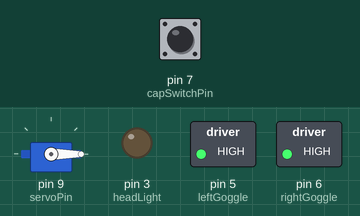
Simulated run of this sketch. Board: Arduino Nano, built with avr-gcc and run on an emulated ATmega328P. Shown: servo, switched loads named in the sketch (green lamp = pin HIGH), output pins drawn as LEDs (lit = HIGH). Inputs (shaded band) come from the test bench; at power-on: pin 7 (capSwitchPin) LOW.

Above: at 1.2 s.
1.3 s: pin 7 (capSwitchPin) pulled HIGH for 0.15 s
At 2.37 s:
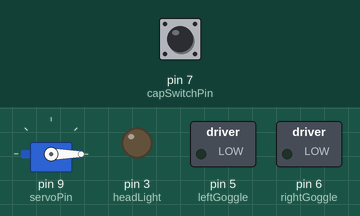
At 4.5 s:
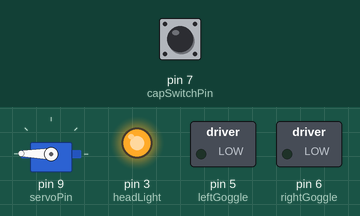
Timing chart, 0 to 14.3 s (numbered marks = the images above; inputs shaded):
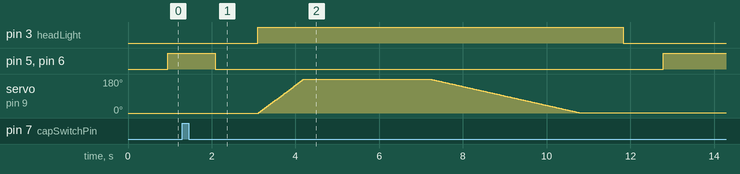

Measured:
- after the input at 1.3 s, pin 3 (headLight): LOW → HIGH after 1.8 s, → LOW 8.7 s later; servo on pin 9 (servoPin): rises from 0° to 180° in 4.1 s, then falls to 1° in 3.6 s

The sketch:

HauntedSteampunkHat.ino
```cpp
/*
Haunted Steampunk Hat - lifts the lid and eyes peek out

Normal processing lights the eyes, blinking them periodically.

The momentary touch switch activates an interrupt, setting
a boolean which is tested in the main loop.  When the boolean
is set, it activates a routine to extinguish the eye lights,
light the head lamp, raise the hat lid of the hat exposing
the googly eyes, lower the lid, extinguish the head lamp,
and re-enable the interrupt.

For Arduino Nano

*/

#include <Servo.h>
#include <EnableInterrupt.h>

int headLight = 3;
int leftGoggle = 5;
int rightGoggle = 6;
int capSwitchPin = 7;
int servoPin = 9;

int headLightBrightness = 0;
bool peekRequest = false;

#define LIGHT_RAMP_DELAY    4   //  adjust this delay to change the speed the headLight lights and extinguishes
#define SERVO_RAMP_OPEN_DELAY    6  //  adjust this delay to change the speed with which the hat lid is raised or lowered
#define SERVO_RAMP_CLOSE_DELAY    20  //  adjust this delay to change the speed with which the hat lid is raised or lowered
#define EYES_OPEN_DELAY   3000  //  adjust this delay to change how long the had lid is in the raised position
#define GOGGLES_LIGHT_RAMP_DELAY 3   //  adjust this delay to change the time it takes for the goggle lights ramp up or down
#define GOGGLES_LIGHT_ON_MAX  150    //  number of loops the goggle lights stay on
#define GOGGLES_LIGHT_OFF_MAX  5     //  number of loops the goggle lights stay off (when "blinking")
#define GOGGLES_LIGHT_DELAY 30       //  loop delay when goggle lights are on or off

enum     gogglesLightState_t {gogglesLightOff = 0, gogglesLightIncreasing = 1, gogglesLightOn = 2, gogglesLightDecreasing = 3};
gogglesLightState_t gogglesLightState = gogglesLightOff;
int gogglesLightDelayCount = 0;

Servo servo;

int servoAngle = 0;   // servo position in degrees

void rampLight (int upDown);
void goggleLightsOut (void);

 void interruptFunction() {
  disableInterrupt(capSwitchPin);
  peekRequest = true;
}

void setup()
{
  Serial.begin(9600);
  servo.attach(servoPin);
  servo.write(0);
  pinMode(headLight, OUTPUT);
  pinMode(leftGoggle, OUTPUT);
  pinMode(rightGoggle, OUTPUT);
  pinMode(capSwitchPin, INPUT);
  enableInterrupt(capSwitchPin, interruptFunction, HIGH);
}


void loop()
{
//control the servo's direction and the position of the motor
switch (gogglesLightState) {
  case gogglesLightOff:
    gogglesLightDelayCount++;
    analogWrite(rightGoggle, 0);
    analogWrite(leftGoggle, 0);
    delay(GOGGLES_LIGHT_DELAY);
    if (gogglesLightDelayCount > GOGGLES_LIGHT_OFF_MAX) {
      gogglesLightState = gogglesLightIncreasing;
    }
    break;
  case gogglesLightIncreasing:
    for (int ndx = 0; ndx < 255; ndx++) {
      delay(GOGGLES_LIGHT_RAMP_DELAY);
      analogWrite(rightGoggle, ndx);
      analogWrite(leftGoggle, ndx);
    }
    gogglesLightDelayCount = 0;
    gogglesLightState = gogglesLightOn;
    break;
  case gogglesLightOn:
    gogglesLightDelayCount++;
    analogWrite(rightGoggle, 255);
    analogWrite(leftGoggle, 255);
    delay(GOGGLES_LIGHT_DELAY);
    if (gogglesLightDelayCount > GOGGLES_LIGHT_ON_MAX) {
      gogglesLightState = gogglesLightDecreasing;
    }
    break;
  case gogglesLightDecreasing:
      goggleLightsOut();
    break;
    default:
    break;
  }
  if (peekRequest) {
    switch (gogglesLightState) {
      case gogglesLightOff:
        gogglesLightDelayCount = 0;
      break;
      case gogglesLightIncreasing:
      case gogglesLightOn:
      case gogglesLightDecreasing:
        goggleLightsOut();
      break;
      default:
      break;
    }
    rampLight (1);

    for(servoAngle = 0; servoAngle < 180; servoAngle++)  //move the micro servo from 0 degrees to 180 degrees
    {
      servo.write(servoAngle);
      delay(SERVO_RAMP_OPEN_DELAY);
    }
    delay(EYES_OPEN_DELAY);
    for(servoAngle = 180; servoAngle > 0; servoAngle--)  //now move back the micro servo from 0 degrees to 180 degrees
    {
      servo.write(servoAngle);
      delay(SERVO_RAMP_CLOSE_DELAY);
    }
    rampLight (-1);
    peekRequest = false;
    enableInterrupt(capSwitchPin, interruptFunction, HIGH);
  }
  //end control the servo's speed
}

void rampLight (int upDown) {
  for (int ndx = 0; ndx < 255; ndx++) {
    headLightBrightness += upDown;
    delay(LIGHT_RAMP_DELAY);
    analogWrite(headLight, headLightBrightness);
  }
}

void goggleLightsOut (void) {
  for (int ndx = 255; ndx > 0; ndx--) {
    delay(GOGGLES_LIGHT_RAMP_DELAY);
    analogWrite(rightGoggle, ndx);
    analogWrite(leftGoggle, ndx);
  }
  analogWrite(rightGoggle, 0);
  analogWrite(leftGoggle, 0);
  gogglesLightDelayCount = 0;
  gogglesLightState = gogglesLightOff;
}
```
